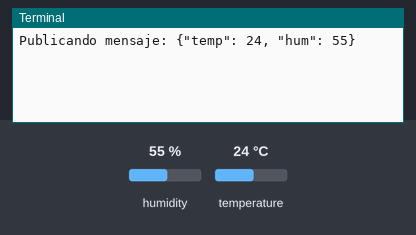
This program was run on a simulated Raspberry Pi (BCM pin numbers). Parts: the last lines printed to the terminal. The test bench sets the inputs (shaded band); at power-on: humidity 55 %, temperature 24 °C. No MQTT or app messages arrive unless stated.

Above: at 1.3 s.
1.4 s: humidity set to 22 %
At 11.4 s:
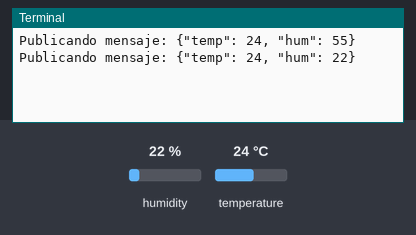
11.6 s: temperature set to 12 °C
At 21.6 s:
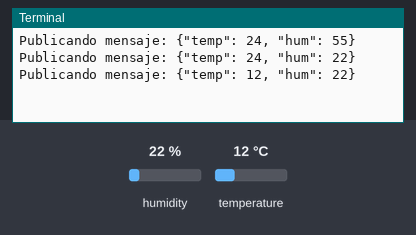
21.8 s: humidity set to 40 %
At 32.1 s:
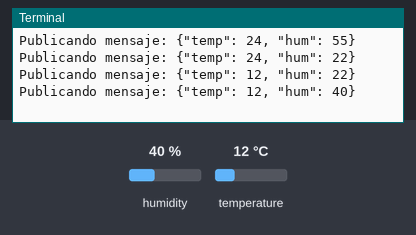
Timing chart, 0 to 33.6 s (numbered marks = the images above; inputs shaded):
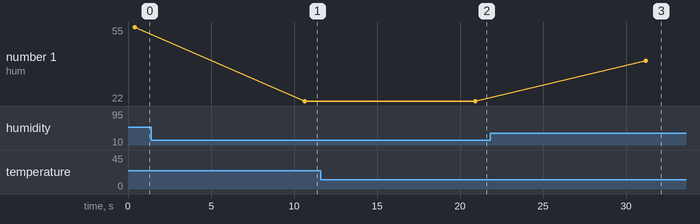

The program:

estacion_climatica.py
```python
# estacion_climatica.py
# Script para leer datos de temperatura y humedad usando DHT11 y enviar a un broker MQTT en formato JSON.

import time
import adafruit_dht
import paho.mqtt.client as mqtt
from board import D4  # Cambia 'D4' por el pin GPIO que estás utilizando
import json

# Configuración del sensor DHT11
sensor = adafruit_dht.DHT11(D4)

# Configuración del broker MQTT
broker = "broker.hivemq.com"  # Cambia esto por la dirección de tu broker MQTT si es necesario
topic = "codigoIoT/mqtt/clima"

client = mqtt.Client()
client.connect(broker)

# Función para leer datos del sensor con manejo de errores
def leer_datos_sensor():
    try:
        temperatura = sensor.temperature
        humedad = sensor.humidity

        if temperatura is not None and humedad is not None:
            return temperatura, humedad
        else:
            return None, None

    except RuntimeError as e:
        print(f"Advertencia: {e}")
        return None, None

# Bucle principal
try:
    while True:
        # Leer datos del sensor
        temperatura, humedad = leer_datos_sensor()

        # Si los datos son válidos, publícalos en MQTT
        if temperatura is not None and humedad is not None:
            # Crear un mensaje en formato JSON
            mensaje = json.dumps({
                "temp": temperatura,
                "hum": humedad
            })
            print(f"Publicando mensaje: {mensaje}")

            # Publicar en MQTT
            client.publish(topic, mensaje)
        else:
            print("No se pudieron obtener datos del sensor. Intentando nuevamente...")

        # Esperar 10 segundos antes de la próxima lectura
        time.sleep(10)

except KeyboardInterrupt:
    print("Programa interrumpido por el usuario.")

except Exception as e:
    print(f"Error inesperado: {e}")

finally:
    print("Cerrando el programa...")
    sensor.exit()
```

Measured:
- after the input at 1.4 s, the terminal: prints a new line after 9.3 s (image 1)
- after the input at 11.6 s, the terminal: prints a new line after 9.3 s (image 2)
- after the input at 21.8 s, the terminal: prints a new line after 9.4 s (image 3)
- plotted number 1: 55 → 22 after the input at 1.4 s, 22 → 40 after the input at 21.8 s
